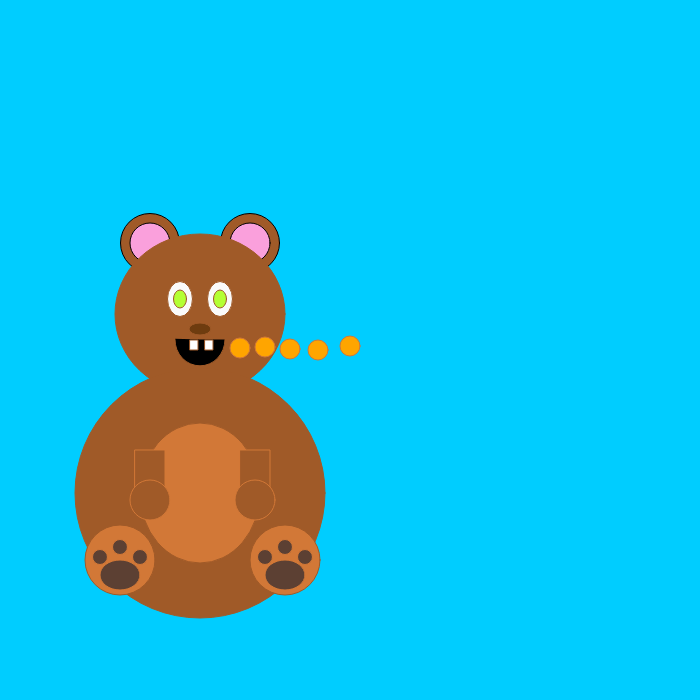
Frame 1 (no input)
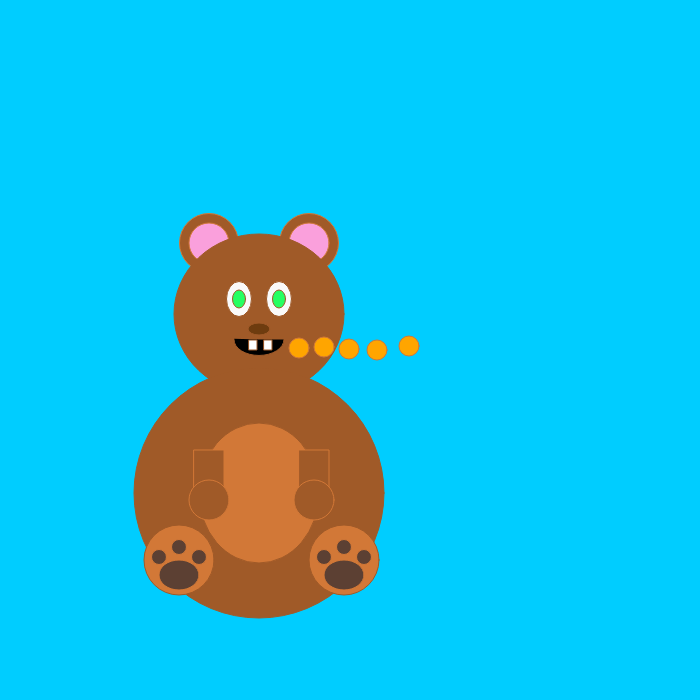
Frame 60 (no input)
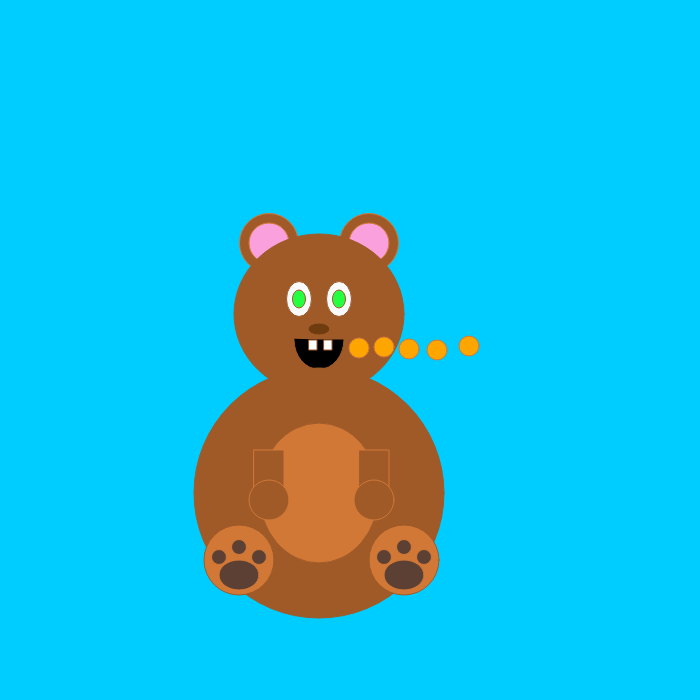
Frame 120 (the mouse pressed at the canvas centre since frame 60)

The p5.js sketch that drew these frames (run headless with seeded random() and noise() and a simulated clock; from frame 60 on, the mouse is pressed at the canvas centre):

// p5.js sketch
// ── sketch.js
let y = 0;
let x =0;

function setup() {
  createCanvas(700, 700);

}

function draw() {
  background(0, 205, 255);
  

 
   // ears
  fill(160,90,40);
 ellipse(y+150,243,59);
  ellipse(y+250,243,59);
  fill(250,160,220);
  ellipse(y+150,243,40);
    fill(250,160,220);
  ellipse(y+250,243,40);
  
 //head
  stroke(160,90,40);
  fill(160,90,40);
  ellipse(y+200,314,170,160);
 
   //nose
  fill(110,60,15);
  ellipse(y+200,329,22,12);
  
  
  //eyes
  fill(250,250,250);
  ellipse(y+220,299,25,35);
  ellipse(y+180,299,25,35);
  fill(random(250), 991,random(250));
  ellipse(y+180,299,13,18);
  ellipse(y+220,299,13,18);
  
  //month
     fill(0);
  arc(y+200,339.6,50,random(30,60),0,179.1);
  fill(255,255,255);
  
  rect(y+190,340,8,10);
  rect(y+205,340,8,10);
    
  
 //body
  fill(160,90,40);
  ellipse(y+200,493,250,250);
  fill(210,120,55);
  ellipse(y+200, 493,120,140);
  
  
  //feet & arms
  circle(y+285,560,70);
  circle(y+120,560,70);
  stroke(210,120,55);
  fill(160, 90,40);
  rect(y+135,450,30,50);
  circle(y+150,500,40);
  rect(y+240,450,30,50);
  circle(y+255,500,40);
  
  //paws
  fill(92, 64, 51);
  circle(y+100,557, 15);
  circle(y+120,547,15);
  circle(y+140,557,15);
  ellipse(y+120,575,40,30);
  circle(y+265,557,15);
  circle(y+285,547,15);
  circle(y+305,557,15);
  ellipse(y+285,575,40,30);
  
  fill(255, 165, 0);
   ellipse(x+350,346,20,20);
   ellipse(x+265,347,20,20);
   ellipse(x+240,348,20,20);
   ellipse(x+290,349,20,20);
   ellipse(x+318,350,20,20);
   
  
  
  
y= y+1
 
  x= x+1
   
}
